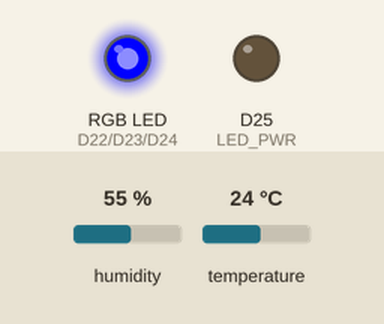
Simulated run of this sketch. Board: Arduino Nano 33 BLE. On the bench: an RGB LED mixed from three pins (HIGH = lit), output pins drawn as LEDs (lit = HIGH). The test bench sets the inputs (shaded band); at power-on: temperature 24 °C, humidity 55 %. What the sketch prints to the serial monitor is not drawn.

Above: at 2.8 s.
2.9 s: temperature set to 33 °C
Timing chart, 0 to 5.9 s (numbered marks = the images above; inputs shaded):
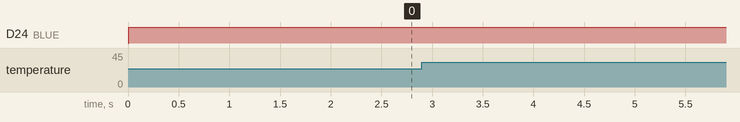

Measured:
- after the input at 2.9 s, every drawn part: stays the same

The sketch:

read_sensors.ino
```cpp
#include <Arduino_HTS221.h>


// define the rgb leds
# define RED 22
# define BLUE 24
# define GREEN 23
# define LED_PWR 25

float old_temp = 0;
float old_hum = 0;

void setup() {
  // initialize the digital Pin as an output
  pinMode(RED, OUTPUT);
  pinMode(BLUE, OUTPUT);
  pinMode(GREEN, OUTPUT);
  pinMode(LED_PWR, OUTPUT);

  Serial.begin(9600);
  while (!Serial);

  if (!HTS.begin()) {
    Serial.println("Failed to initialize humidity temperature sensor!");
    while (1);
  }
}

void loop() {
  // read all the sensor values
  float temperature = HTS.readTemperature();
  float humidity    = HTS.readHumidity();

  // check if the range values in temperature are bigger than 0,5 ºC
  // and if the range values in humidity are bigger than 1%
  if (abs(old_temp - temperature) >= 0.5 || abs(old_hum - humidity) >= 1 )
  {
    old_temp = temperature;
    old_hum = humidity;
    // print each of the sensor values
    Serial.print("Something is happening here. What the fuck\n");
//    digitalWrite(RED, HIGH);
//    digitalWrite(RED, LOW);

  } else if (temperature > 30) {
   Serial.print("oof, it's getting hot in heeeeere\n");
  }
  else {
    Serial.print("Everything seems normal \n");
    digitalWrite(GREEN, LOW);
    }


  // print each of the sensor values
  digitalWrite(BLUE, HIGH); // blink blue to indicate a new cycle
  Serial.print("Temperature = ");
  Serial.print(temperature);
  Serial.println(" °C");

  Serial.print("Humidity    = ");
  Serial.print(humidity);
  Serial.println(" %");

  // print an empty line
  Serial.println();

  // wait a bit to print again
  delay(2000);
}
```
